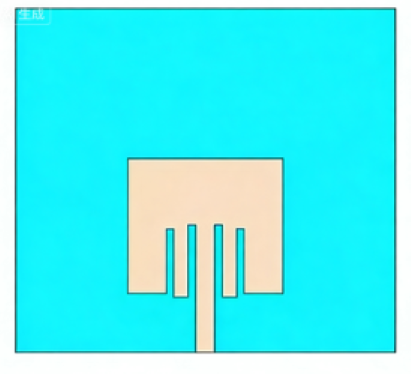
#> input picture Rebuild/test48.png, 411 x 374 px, given in place of test25.png, which was not available
$ python Curves2Component.py   (older library calls are emulated)
#> lines starting #> are read from the running program, lines starting #| are printed output that depends on the picture; after the words box and inside, x2 and y2 are one past the last pixel; in counts of white or black regions, pixels touching at a corner belong together; pictures that were not available may be replaced by others from this repository, and a replacement may not be noted
### Rebuild/ImageInit.py
import cv2
import numpy as np
import matplotlib.pyplot as plt

plt.rcParams["font.family"] = ["SimSun", "Microsoft YaHei"]

class ImageInit:
    def __init__(self, path, show=True, save=''):
        self.__path = path
        self.__Save = save
        self.__original_img = None
        self.__main_contour = None
        self.__centered_img = None
        self.__gray_img = None
        self.__blurred_img = None
        self.__edges_img =None
        self.__Img_center = None
        self.__img_process(show=show)
#> in __img_process, image is the input picture: shape (374, 411, 3); mean B, G, R 241.2, 239.5, 80.1
#> in __img_process, `gray = cv2.cvtColor(image, cv2.COLOR_BGR2GRAY)`:
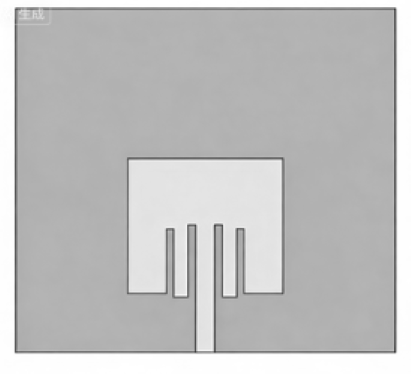
#> gray: shape (374, 411); min 59, max 255, mean 192.1
#> in __img_process, `gray = cv2.normalize(gray, gray, 0, 255, cv2.NORM_MINMAX, dtype=cv2.CV..`:
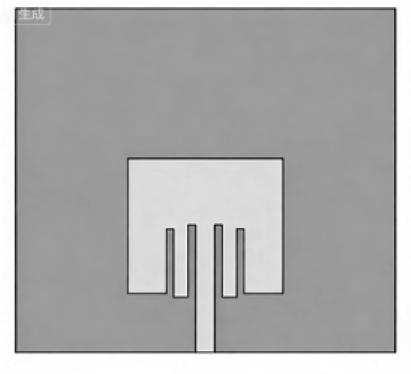
#> gray: shape (374, 411); min 0, max 255, mean 173.2
#> in __img_process, `blurred = cv2.GaussianBlur(gray, (5, 5), 0)`:
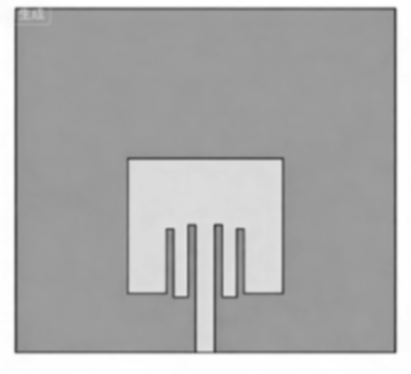
#> blurred: shape (374, 411); min 72, max 255, mean 173.2
#> in __img_process, `edges = cv2.Canny(blurred, 2500, 5000, apertureSize=5)`:
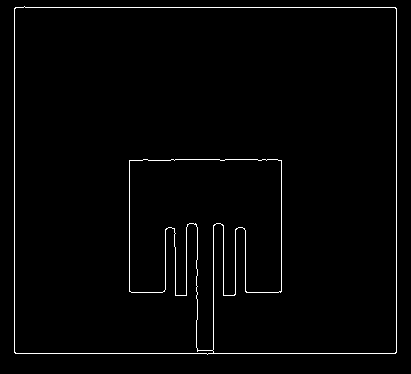
#> edges: shape (374, 411); 1.7% white in thin lines or dots, all inside (x1, y1, x2, y2) = (14, 6, 397, 355)
#> in __img_process, `edges = cv2.dilate(edges, kernel, iterations=2)`: edges: shape (374, 411); 8.8% white; 1 white region, box (x1, y1, x2, y2) and area: (12, 4, 399, 357) 13478
#> in __img_process, `edges = cv2.erode(edges, kernel, iterations=1)`:
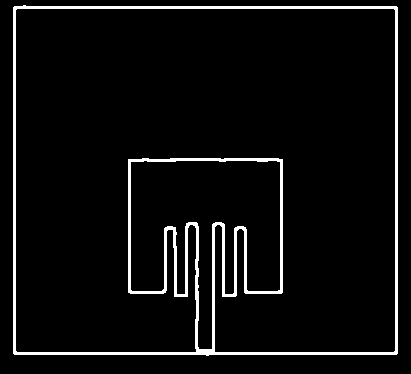
#> edges: shape (374, 411); 5.3% white; 1 white region

    def trans2center(self, thresh_image):
        """
        检测图像主体中心并通过仿射变换将其平移至图像中心
        :param thresh_image: 预处理后的二值化图像（用于轮廓检测）
        :return: 主体居中后的图像
        """
        # 1. 检测图像主体（最大轮廓）并计算其中心坐标
        # 查找所有外部轮廓（减少内部轮廓干扰）
        contours, _ = cv2.findContours(
            thresh_image.copy(), cv2.RETR_EXTERNAL, cv2.CHAIN_APPROX_SIMPLE
        )
#> contours = 1 contour; box (x1, y1, x2, y2) and area: (13, 5, 398, 356) 133636
        if not contours:
            raise ValueError("未检测到图像主体轮廓，请检查图像质量或调整预处理参数")

        # 选择面积最大的轮廓作为主体
        main_contour = max(contours, key=cv2.contourArea)
#> main_contour = contour of 16 points, box (x1, y1, x2, y2) (13, 5, 398, 356), area 133636
        self.__main_contour = main_contour
        # 计算主体最小外接矩形的中心（更贴合主体形状）
        rect = cv2.minAreaRect(main_contour)
#> rect = ((205, 180), (350, 384), -90)
        (x_center, y_center), _, _ = rect  # 提取主体中心坐标
#> x_center = 205; y_center = 180
        main_center = (int(x_center), int(y_center))
#> main_center = (205, 180)

        # 2. 通过仿射变换将主体中心平移至图像中心
        h, w = thresh_image.shape[:2]
#> h = 374; w = 411
        img_center = (w // 2, h // 2)  # 图像中心坐标
#> img_center = (205, 187)
        self.__Img_center = img_center

        # 计算平移向量（图像中心 - 主体中心 = 需要移动的距离）
        dx = img_center[0] - main_center[0]
#> dx = 0
        dy = img_center[1] - main_center[1]
#> dy = 7

        # 生成仅包含平移的仿射变换矩阵
        M = np.float32([[1, 0, dx], [0, 1, dy]])
#> M = [[1, 0, 0], [0, 1, 7]]
        # 执行仿射变换，保持图像尺寸不变，边缘用边缘像素填充（避免黑边）
        centered_edge = cv2.warpAffine(
            thresh_image, M, (w, h),
            borderMode=cv2.BORDER_REPLICATE
        )
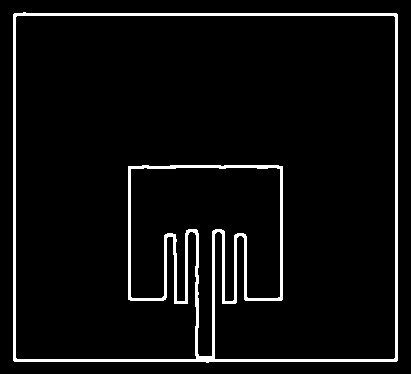
#> centered_edge: shape (374, 411); 5.3% white; 1 white region, box (x1, y1, x2, y2) and area: (13, 12, 398, 363) 8112

        centered_image = cv2.warpAffine(
            self.__original_img, M, (w, h),
            borderMode=cv2.BORDER_REPLICATE
        )
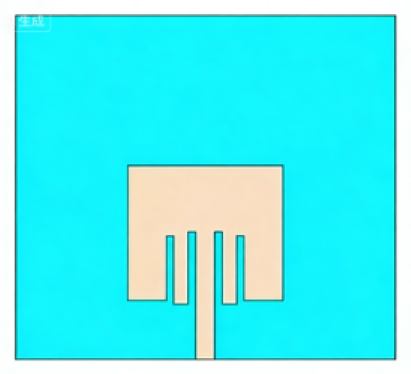
#> centered_image: shape (374, 411, 3); mean of channels 0, 1, 2 241.2, 239.5, 80.1; drawn as B, G, R

        return centered_edge, centered_image

    def __result_vision(self):
        plt.figure()
        plt.subplot(2, 2, 1)
        img_rgb = cv2.cvtColor(self.__original_img.copy(), cv2.COLOR_BGR2RGB)
        plt.imshow(img_rgb)
        plt.title("original_img")
        plt.axis("off")
        plt.subplot(2, 2, 2)
        cen_rgb = cv2.cvtColor(self.__centered_img.copy(), cv2.COLOR_BGR2RGB)
        plt.imshow(cen_rgb)
        plt.title("cen_rgb")
        plt.axis("off")
        plt.subplot(2, 2, 3)
        plt.imshow(self.__blurred_img, cmap='gray')
        plt.title("blurred_img")
        plt.axis("off")
        plt.subplot(2, 2, 4)
        plt.imshow(self.__edges_img, cmap='gray')
        plt.title("edges")
        plt.axis("off")
        if self.__Save:
            plt.savefig(self.__Save + '\ImageInit.png', dpi=300, bbox_inches='tight')
        plt.show(block=False)
        plt.pause(3)  # 显示5秒
        plt.close()

    def __img_process(self, show=False):
        # 读取图片
        image = cv2.imread(self.__path)
        if image is None:
            raise ValueError(f"无法读取图片: {self.__path}，请检查路径是否正确")
        self.__original_img = image

        # 转为灰度图并将图片归一化
        gray = cv2.cvtColor(image, cv2.COLOR_BGR2GRAY)
        gray = cv2.normalize(gray, gray, 0, 255, cv2.NORM_MINMAX, dtype=cv2.CV_8U)
        self.__gray_img = gray

        # 高斯滤波，滤除噪点
        blurred = cv2.GaussianBlur(gray, (5, 5), 0)
        # kernel = cv2.getStructuringElement(cv2.MORPH_RECT, (15, 15))
        # blurred = cv2.dilate(blurred, kernel, iterations=1)
        # blurred = cv2.erode(blurred, kernel, iterations=4)
        self.__blurred_img = blurred

        # 利用Canny方法边缘提取
        edges = cv2.Canny(blurred, 2500, 5000, apertureSize=5)
        # edges = cv2.Canny(blurred, 100, 2000, apertureSize=5)

        # cv2.imshow('1', edges)
        # cv2.waitKey(0)

        # 设置开闭核对边缘轮廓进行开闭运算，合并细小边框
        kernel = cv2.getStructuringElement(cv2.MORPH_RECT, (3, 3))
        edges = cv2.dilate(edges, kernel, iterations=2)
        edges = cv2.erode(edges, kernel, iterations=1)
        # 将图片移到中心
        self.__edges_img, self.__centered_img = self.trans2center(edges)

        if show:
            self.__result_vision()

    def original_img(self):
        return self.__original_img

    def centered_img(self):
        return self.__centered_img

    def gray(self):
        return self.__gray_img

    def blurred(self):
        return self.__blurred_img

    def edges(self):
        return self.__edges_img

    def center_point(self):
        return self.__Img_center


# [2 lines that do not run on import are left out]

### Rebuild/BSplineContour.py
"""
功能类
对轮廓进行B样条拟合，类要保存拟合轮廓的点和轮廓之前的嵌套关系
"""

from Rebuild.ImageInit import *
import math
from scipy.interpolate import make_interp_spline

class BSplineContour:
    def __init__(self, img, edges, lr=0.1, delta = 2, step = 30, threshold:float=1e-1, show=True, save=''):
        self.__default_lr = None
        self.__default_delta = None
        self.__default_step = None
        self.__default_threshold = None
        self.__init_paras(img, edges, lr, delta, step, threshold, save)
        self.__init_process(show)

    def __init_paras(self, img, edges, lr, delta, step, threshold:float, save):
        self.__img = img
        self.__edges = edges
        self.__default_lr = lr
        self.__default_delta = delta
        self.__default_step = step
        self.__default_threshold = threshold
        self.__Save = save
        self.__contours_dict = {}
        """
        {
            1（编号）：
                {
                轮廓：
                控制点：
                    {点数：}，
                    {点：},
                拟合点：
                    {点数：}，
                    {点：},
                loss: {
                    {mse_loss: },
                    {step: },
                    }
                }
            ...
        }
        """
        self.__contours, self.__hierarchy = cv2.findContours(self.__edges, cv2.RETR_TREE, cv2.CHAIN_APPROX_NONE)

    def derived_paras(self, img, edges, lr, delta, step, threshold, save):
        self.__init_paras(img, edges, lr, delta, step, threshold, save)

    def __init_process(self, show):
        self.__bspline_process(show)
        self.__curves_tree = self.__node_tree()


    def __node_tree(self):
        tree = {}
        if self.__hierarchy is None:
            raise ValueError("未检测到轮廓，请检查图片或调整阈值参数")
        h = np.copy(self.__hierarchy[0])
        for i in range(len(h)):
            if i < 2:
                if i not in tree:
                    tree[f'{i}'] = []
                j = i
                while h[j][3] > -1:
                    if h[j][3] % 2 != 0:
                        tree[f'{h[j][3]}'].append(f'{i}')
                        break
                    else:
                        j = h[j][3]
        return tree

    def use_node_tree(self):
        self.__node_tree()

    def __write_dict(self, label,
                     contour,
                     len_control,
                     control_points,
                     len_contour,
                     new_contour,
                     mse_loss,
                     step):
        if label not in self.__contours_dict:
            self.__contours_dict[f'{label}'] = \
                {
                    'contour': None,
                    'control': {
                        'size': None,
                        'points': None,
                    },
                    'fitting': {
                        'size': None,
                        'points': None,
                    },
                    'loss': {
                        'mse_loss': None,
                        'step': None,
                    }
                }
            self.__contours_dict[f'{label}'] = \
                {
                    'contour': contour,
                    'control': {
                        'size': len_control,
                        'points': control_points,
                    },
                    'fitting': {
                        'size': len_contour,
                        'points': new_contour,
                    },
                    'loss': {
                        'mse_loss': mse_loss,
                        'step': step,
                    }
                }
        else:
            self.__contours_dict[f'{label}'] = \
                {
                    'contour': contour,
                    'control': {
                        'size': len_control,
                        'points': control_points,
                    },
                    'fitting': {
                        'size': len_contour,
                        'points': new_contour,
                    },
                    'loss': {
                        'mse_loss': mse_loss,
                        'step': step,
                    }
                }

    # [108 lines left out: functions use_write_dict, isqrt, __find_closest_factors, __result_visual, not called in this run]

    def use_result_visual(self, k):
        self.__result_visual(k)


    def __bspline_process(self, show=True):
#> called with show = False
        len_control = None
        control_points = None
        new_contour = None
        mse_loss = None
        k = None
        if not self.__contours:
            raise ValueError("未检测到轮廓，请检查图片或调整阈值参数")
        for i, contour in enumerate(self.__contours):
            # 获取一个轮廓
            if i < 2:
                # 转换形状为(N, 2)
                contour_points = contour.reshape(-1, 2).copy()

                # 提取边框点的个数
                len_contour = len(contour_points)

                # 确定样条阶数k（确保k < 数据点数量）
                k = 3 if len_contour > 3 else len_contour - 1

                # 设置控制点
                step = self.__default_step
                while step>1:
                    # print('##########################')
                    # print(f'step:{step}')
                    if len_contour % step == 0:
                        control_points = contour_points.copy()[::int(step)]
                        control_points = np.concatenate([control_points, contour_points[0].reshape(-1, 2)])
                        len_control = len(control_points)
                    else:
                        control_points = contour_points.copy()[::int(step)]
                        control_points[-1] = contour_points[0]
                        len_control = len(control_points)
                    # print(f'len_control:{len_control}')
                    # print(f'len_contour:{len_contour}')

                    # 生成B样条插值器（闭合轮廓可考虑使用周期性边界条件）
                    phi = np.linspace(0, 2. * np.pi, len_control)
                    # spl = make_interp_spline(phi, control_points, k=k, bc_type="periodic")
                    spl = make_interp_spline(phi, control_points, k=k)

                    # 生成拟合曲线的密集点
                    phi1 = np.linspace(0, 2. * np.pi, len_contour)
                    # x_smooth, y_smooth = spl(phi1).T
                    # new_contour = np.array([x_smooth, y_smooth]).T
                    new_contour = spl(phi1)
                    mse_loss = np.mean((new_contour - contour_points) ** 2)
                    # print(f'mse_loss:{mse_loss}')
                    if mse_loss < self.__default_threshold or step == 1:
                        phi2 = np.linspace(0, 2. * np.pi, len_control)
                        # print(len_contour)
                        # x_smooth, y_smooth = spl(phi1).T
                        # new_contour = np.array([x_smooth, y_smooth]).T
                        new_contour = spl(phi2)
                        break
                    else:
                        d_step = self.__default_lr * mse_loss / self.__default_delta
                        # print(f'd_step:{d_step}')
                        step = 1 if step < 1 else int(step - d_step)


                    # 填写轮廓信息
                self.__write_dict(f'{i}',
                                  contour.copy(),
                                  len_control,
                                  control_points,
                                  len_contour,
                                  new_contour,
                                  mse_loss,
                                  step)

        if show:
            self.__result_visual(k)

    def img(self):
        return self.__img

    def edges(self):
        return self.__edges

    # [14 lines left out: function hyperparameter, not called in this run]

    def print_hyperparameter(self):
        print(
            f'自适应B样条拟合超参-学习率:{self.__default_lr}, 步长补偿值：{self.__default_delta}, 初始步长：{self.__default_step}, 误差阈值：{self.__default_threshold}')

    def get_contours(self):
        return self.__contours

    def get_hierarchy(self):
        return self.__hierarchy

    def get_contours_dict(self):
        return self.__contours_dict

    def get_curves_tree(self):
        return self.__curves_tree

    def get_default_step(self):
        return self.__default_step

    def get_default_threshold(self):
        return self.__default_threshold

    def get_default_lr(self):
        return self.__default_lr

    def get_default_delta(self):
        return self.__default_delta

    def get_edges(self):
        return self.__edges


# [6 lines that do not run on import are left out]

### Rebuild/Curves2Component.py
from Rebuild.ColorDetector import ColorDetector
from Rebuild.ImageInit import *


class Curves2Components(ColorDetector):
    # [45 lines left out: functions __init__, __basic_process, __curve2solids, not called in this run]

    def solids_col(self):
        return self.__Solid_mask


if __name__ == '__main__':
    from Rebuild.BSplineContour import BSplineContour
    from Rebuild.ColorDetector import ColorDetector

    image_path = r"D:\pyproject\Auto_py2cst_test\test\test25.png"

    # 初始化图片
    Init_img = ImageInit(image_path)
    img = Init_img.centered_img()
    edge = Init_img.edges()

    # 对轮廓进行B样条拟合
    BC = BSplineContour(img, edge, show=False)
#> (the run stopped early here; a loop or call above may not have finished)
